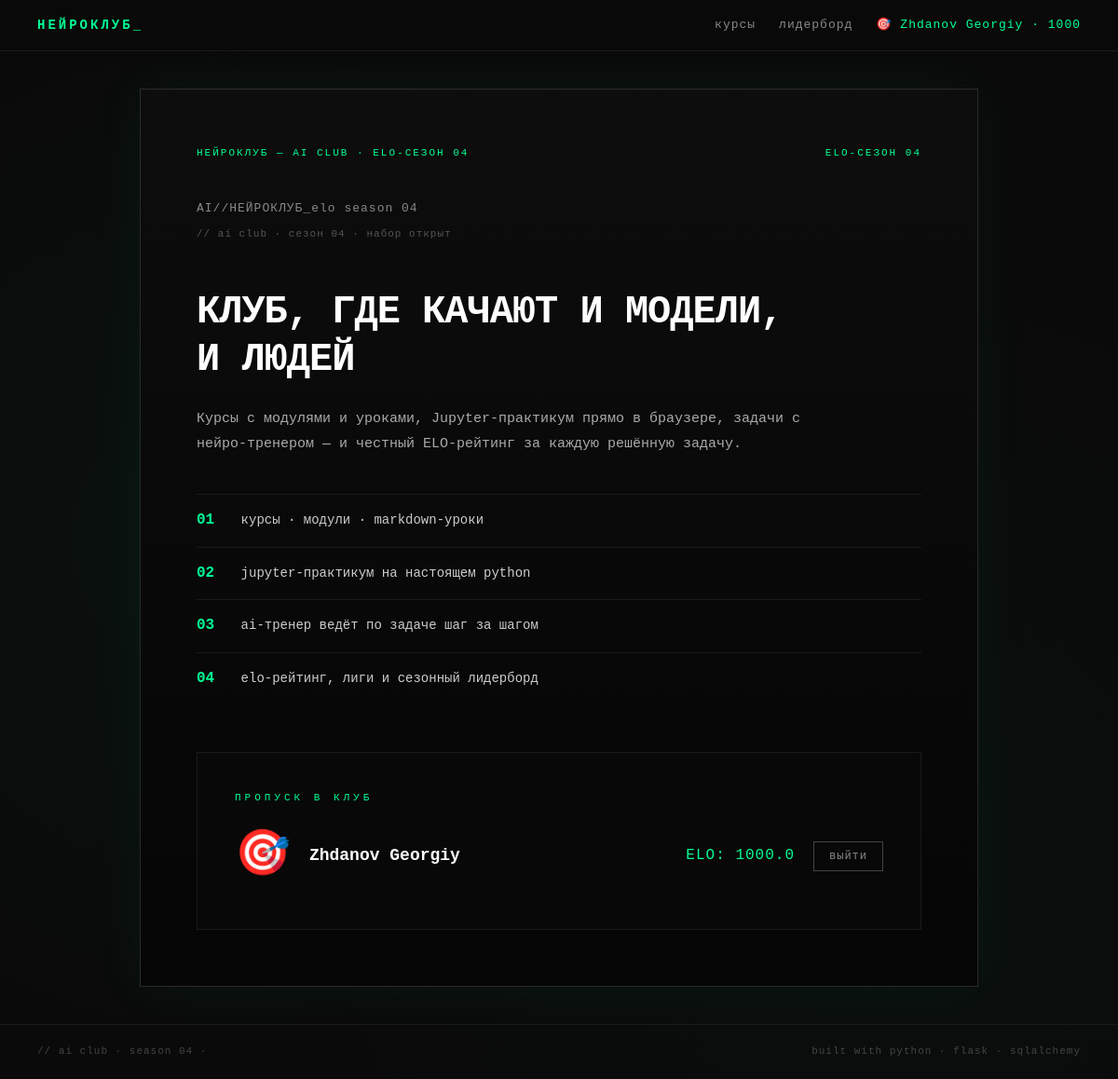
Page / (signed in) on the earlier database version.
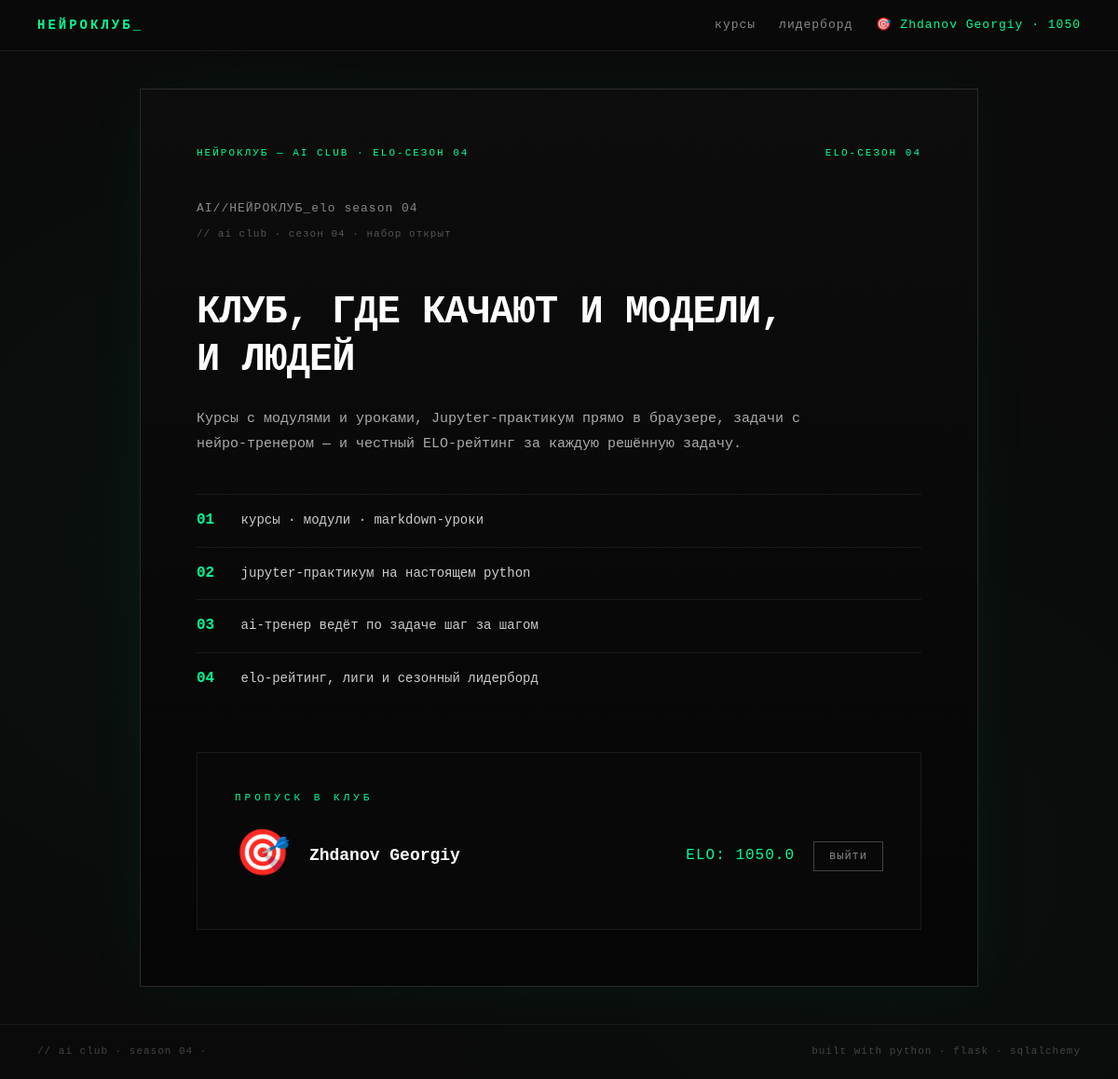
Same page on the later database version.
### models.py (models this page shows, shortened)
class User(Base):
    __tablename__ = "users"
    id = Column(Integer, primary_key=True)
    username = Column(String(50), unique=True, nullable=False, index=True)
    password_hash = Column(String(255), nullable=False)
    avatar = Column(String(50), default="🤖")
    elo_rating = Column(Float, default=1000.0)
    created_at = Column(DateTime, default=datetime.utcnow)
    courses = relationship("Course", back_populates="author")

### app.py (the view)
@app.route("/")
def index():
    return render_template("index.html", user=current_user())

### app.py (called while the page is built)
def current_user():
    if "user_id" not in session:
        return None
    db = SessionLocal()
    u = db.query(User).filter(User.id == session["user_id"]).first()
    db.close()
    return u

### templates/index.html (shortened to what this page needs)
{% extends "base.html" %}
{% block content %}
<div class="terminal">
    <div class="header">
        <div class="logo">НЕЙРОКЛУБ — AI Club · ELO-сезон 04</div>
        <div class="season">ELO-сезон 04</div>
    </div>
    <div class="tagline">AI//НЕЙРОКЛУБ<span class="blink">_</span>elo season 04</div>
    <div class="subtag">// ai club · сезон 04 · набор открыт</div>
    <h1>КЛУБ, ГДЕ КАЧАЮТ И МОДЕЛИ,<br>И ЛЮДЕЙ</h1>
    <p class="desc">
        Курсы с модулями и уроками, Jupyter-практикум прямо в браузере,
        задачи с нейро-тренером — и честный ELO-рейтинг за каждую решённую задачу.
    </p>
    <ul class="features">
        <li><a href="/courses"><span class="num">01</span> курсы · модули · markdown-уроки</a></li>
        <li><a href="/courses"><span class="num">02</span> jupyter-практикум на настоящем python</a></li>
        <li><a href="/courses"><span class="num">03</span> ai-тренер ведёт по задаче шаг за шагом</a></li>
        <li><a href="/leaderboard"><span class="num">04</span> elo-рейтинг, лиги и сезонный лидерборд</a></li>
    </ul>
    <div class="auth-block">
        <div class="auth-title">пропуск в клуб</div>
        {% if user %}
            <div class="welcome">
                <span class="avatar">{{ user.avatar }}</span>
                <span class="nick">{{ user.username }}</span>
                <span class="elo">ELO: {{ "%.1f"|format(user.elo_rating) }}</span>
                <button onclick="logout()">выйти</button>
            </div>
        {% endif %}
    </div>
</div>
{% endblock %}

### templates/base.html (shortened to what this page needs)
<!DOCTYPE html>
<html lang="ru">
<head>
    <link rel="stylesheet" href="{{ url_for('static', filename='style.css') }}">
</head>
<body>
    <nav class="topnav">
        <a href="/" class="nav-logo">НЕЙРОКЛУБ<span class="blink">_</span></a>
        <div class="nav-links">
            <a href="/courses" class="nav-link">курсы</a>
            <a href="/leaderboard" class="nav-link">лидерборд</a>
            {% if user %}
                <a href="/profile" class="nav-link nav-user">{{ user.avatar }} {{ user.username }} · {{ "%.0f"|format(user.elo_rating) }}</a>
            {% else %}
                <a href="/" class="nav-link nav-enter">→ войти</a>
            {% endif %}
        </div>
    </nav>
    <main class="page">
        {% block content %}{% endblock %}
    </main>
    <footer class="footer">
        <div>// ai club · season 04 · {{ now_year }}</div>
        <div>built with python · flask · sqlalchemy</div>
    </footer>
</body>
</html>

Differences in the rows shown:
changed User "Zhdanov Georgiy": elo_rating "1000" → "1050"; elo_rating "1000.0" → "1050.0"
